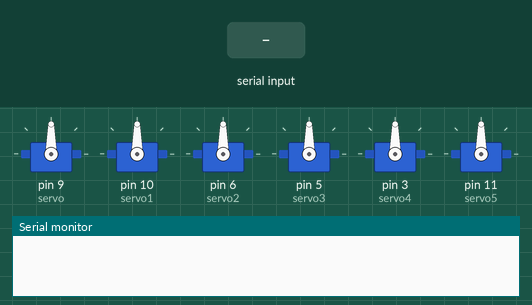
Bench run of a sketch on a simulated Arduino Uno, built with avr-gcc and run on an emulated ATmega328P. Shown: 6 × servo, the last lines printed to the serial monitor. The inputs (shaded band) are chosen by the test bench.

Above: at 1.2 s.
1.3 s: "w" received over the second serial link
At 1.45 s:
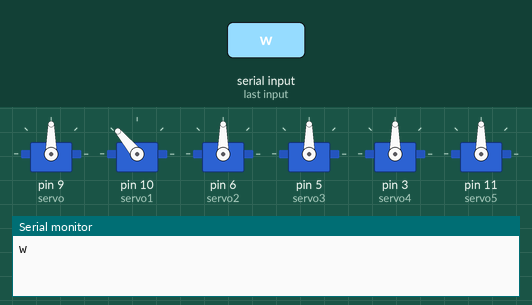
4.3 s: "S" received over the second serial link
At 5.6 s:
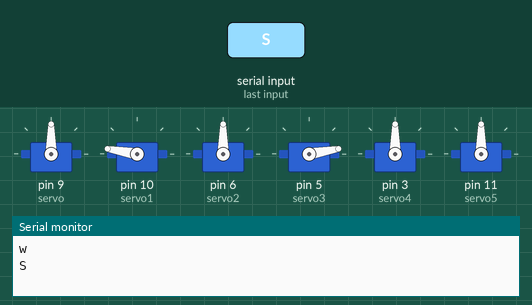
6.5 s: "r" received over the second serial link
At 6.65 s:
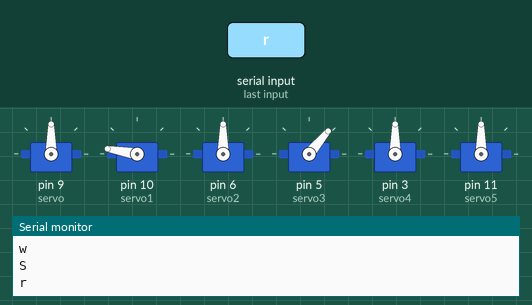
9.5 s: "a" received over the second serial link
At 11.05 s:
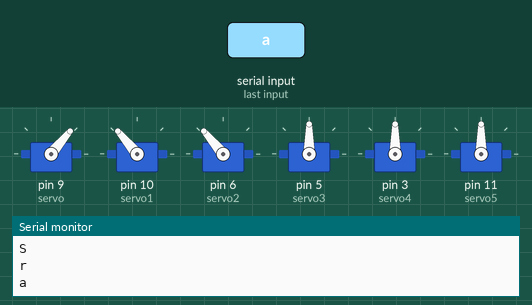
12.5 s: "r" received over the second serial link
At 13.85 s:
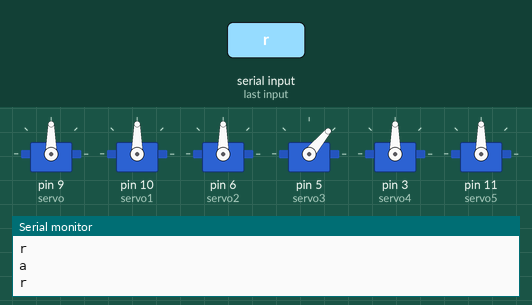
Timing chart, 0 to 18.0 s (numbered marks = the images above; inputs shaded):
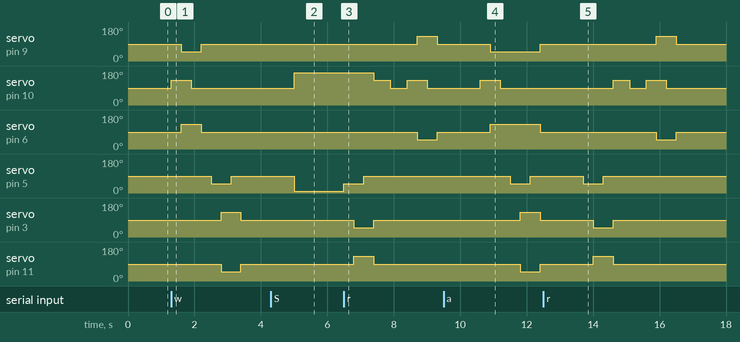

The sketch:

hextest6.ino
```cpp
#include<Servo.h>
#include <SoftwareSerial.h>

SoftwareSerial BT(10, 11); //TX, RX respetively

Servo servo;//right base
Servo servo1;//right side
Servo servo2;//left middle base

Servo servo3;// left side free
Servo servo4;//left base
Servo servo5;//right middle base
void setup() {
  // put your setup code here, to run once:
servo.attach(9);
servo1.attach(10);
servo2.attach(6);
servo3.attach(5);
servo4.attach(3);
servo5.attach(11);
Serial.begin(9600);
BT.begin(9600);
}

void loop() {
  // put your main code here, to run repeatedly:


  String response;
  while (BT.available())
    {
      char c = BT.read();
      response += c;

    }
  if(response.length()>0){
    Serial.println(response);

    if(response == "s"){
      Start();
      response ="";
    }
    else if( response == "w"){
      fwd();
    }
    else if(response == "S"){
      Stop();
      response ="";
    }
    else if(response == "r"){
      rev();
    }
    else if(response == "a"){
      right();
    }


  delay(1000);


  }
}


void fwd(){
  servo1.write(130);
delay(300);
servo.write(50);
servo2.write(130);
delay(300);
servo1.write(90);
delay(300);
servo.write(90);
servo2.write(90);
delay(300);


servo3.write(50);
delay(300);
servo4.write(130);
servo5.write(50);
delay(300);
servo3.write(90);
delay(300);
servo4.write(90);
servo5.write(90);
delay(300);
}

void Stop(){
  servo.write(90);
  servo1.write(90);
  servo2.write(90);
  servo3.write(90);
  servo4.write(90);
  servo5.write(90);
  delay(300);
  servo1.write(170);
  servo3.write(10);
  delay(250);
}

void Start(){
  servo.write(90);
  servo1.write(90);
  servo2.write(90);
  servo3.write(90);
  servo4.write(90);
  servo5.write(90);
}

void rev(){
  servo3.write(50);
delay(300);
servo4.write(50);
servo5.write(130);
delay(300);
servo3.write(90);
delay(300);
servo1.write(130);
servo4.write(90);
servo5.write(90);
delay(500);
servo1.write(90);
delay(500);

  servo1.write(130);
delay(300);
servo.write(130);
servo2.write(50);
delay(300);
servo1.write(90);
delay(300);
servo.write(90);
servo2.write(90);
delay(300);


}

void right(){
  servo1.write(130);
delay(300);
servo.write(50);
servo2.write(130);
delay(300);
servo1.write(90);
delay(300);
servo3.write(50);
delay(300);
servo4.write(130);
servo5.write(50);
delay(300);
servo3.write(90);
delay(300);
servo4.write(90);
servo5.write(90);
servo.write(90);
servo2.write(90);
delay(300);

}
```

Measured:
- after the input at 1.3 s, servo on pin 9 (servo): 90° → 50° after 0.30 s, → 90° 0.60 s later; servo on pin 10 (servo1): 90° → 130° at once, → 90° 0.60 s later
- after the input at 4.3 s, servo on pin 10 (servo1): 90° → 170° after 0.70 s; servo on pin 5 (servo3): 90° → 10° after 0.70 s
- after the input at 6.5 s, servo on pin 9 (servo): 90° → 130° after 2.2 s, → 90° 0.60 s later; servo on pin 10 (servo1): alternates 130° for 0.55 s and 90° for 0.50 s, starting after 0.90 s
- after the input at 9.5 s, servo on pin 9 (servo): 90° → 50° after 1.4 s, → 90° 1.5 s later; servo on pin 10 (servo1): 90° → 130° after 1.1 s, → 90° 0.60 s later
- after the input at 12.5 s, servo on pin 9 (servo): 90° → 130° after 3.4 s, → 90° 0.60 s later; servo on pin 10 (servo1): alternates 130° for 0.55 s and 90° for 0.50 s, 4 changes in all, then stays 90°, starting after 2.1 s
